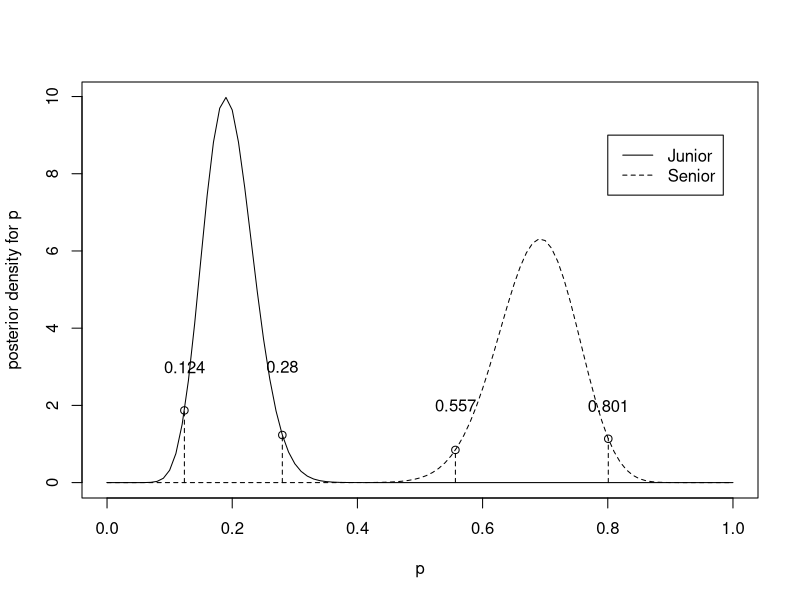
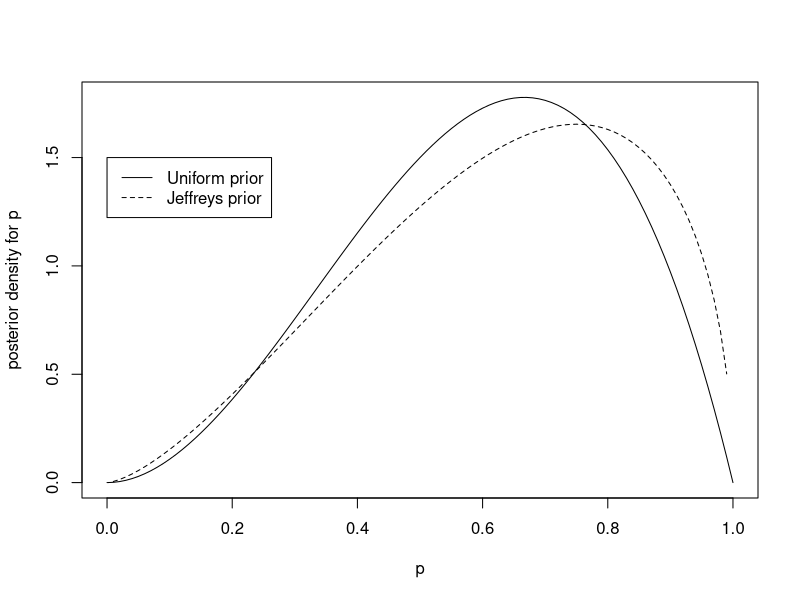
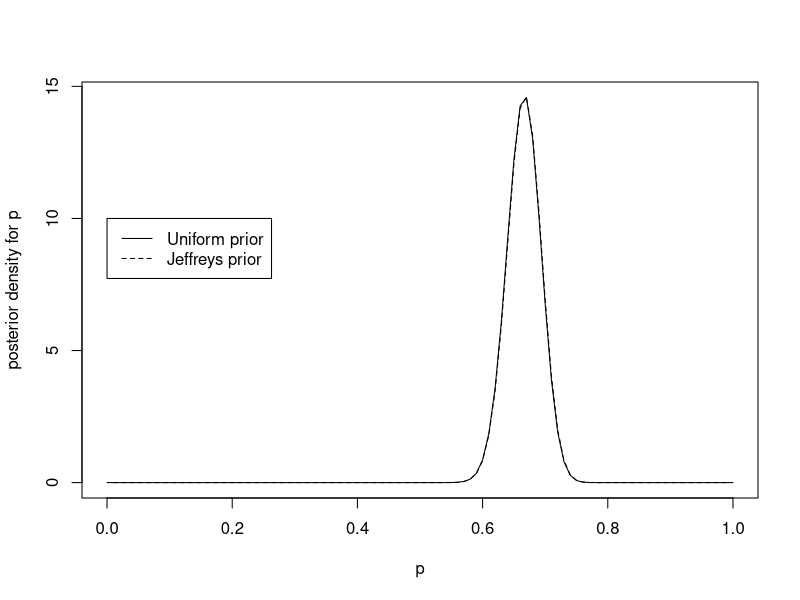

These charts were generated, in order, by the following R code:
## ---- chunk 1
knitr::opts_chunk$set(echo = TRUE)
## ---- chunk 2
a <- 3; b <- 7
m <- 16; n <- 71
func <- function(x) {
  dbinom(m, m + n, x) * dbeta(x, a, b)
}
C <- 1 / integrate(func, 0, 1)$value
l <- qbeta(0.025, a + m, b + n)
r <- qbeta(0.975, a + m, b + n)
func2 <- function(x) {C * func(x)}
curve(func2, from = 0, to = 1, xlab = 'p', ylab = 'posterior density for p')
points(l, func2(l))
points(r, func2(r))
lines(c(l, l), c(0, func2(l)), lty = 2)
lines(c(r, r), c(0, func2(r)), lty = 2)
text(l, 3, round(l, 3))
text(r, 3, round(r, 3))
a <- 3; b <- 7
m <- 34; n <- 10
func <- function(x) {
  dbinom(m, m + n, x) * dbeta(x, a, b)
}
C <- 1 / integrate(func, 0, 1)$value
l <- qbeta(0.025, a + m, b + n)
r <- qbeta(0.975, a + m, b + n)
func2 <- function(x) {C * func(x)}
curve(func2, from = 0, to = 1, lty = 2, add = TRUE)
legend(0.8, 9, legend=c("Junior", "Senior"), lty=1:2)
points(l, func2(l))
points(r, func2(r))
lines(c(l, l), c(0, func2(l)), lty = 2)
lines(c(r, r), c(0, func2(r)), lty = 2)
text(l, 2, round(l, 3))
text(r, 2, round(r, 3))
## ---- chunk 3
a <- 1; b <- 1
m <- 2; n <- 1
func <- function(x) {
  dbinom(m, m + n, x) * dbeta(x, a, b)
}
C <- 1 / integrate(func, 0, 1)$value
func2 <- function(x) {C * func(x)}
curve(func2, from = 0, to = 1, xlab = 'p', ylab = 'posterior density for p')
a <- 0.5; b <- 0.5
func <- function(x) {
  dbinom(m, m + n, x) * dbeta(x, a, b)
}
C <- 1 / integrate(func, 0, 1)$value
func2 <- function(x) {C * func(x)}
curve(func2, from = 0, to = 1, lty = 2, add = TRUE)
legend(0, 1.5, legend=c("Uniform prior", "Jeffreys prior"), lty=1:2)
## ---- chunk 4
a <- 1; b <- 1
m <- 200; n <- 100
func <- function(x) {
  dbinom(m, m + n, x) * dbeta(x, a, b)
}
C <- 1 / integrate(func, 0, 1)$value
func2 <- function(x) {C * func(x)}
curve(func2, from = 0, to = 1, xlab = 'p', ylab = 'posterior density for p')
a <- 0.5; b <- 0.5
func <- function(x) {
  dbinom(m, m + n, x) * dbeta(x, a, b)
}
C <- 1 / integrate(func, 0, 1)$value
func2 <- function(x) {C * func(x)}
curve(func2, from = 0, to = 1, lty = 2, add = TRUE)
legend(0, 10, legend=c("Uniform prior", "Jeffreys prior"), lty=1:2)
